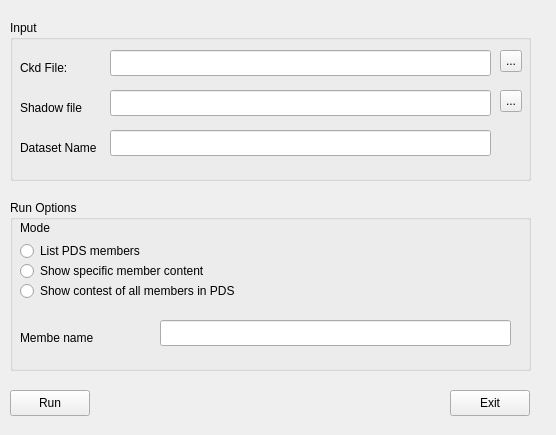
<ui version="4.0" >
 <class>DasdcatClass</class>
 <widget class="QWidget" name="DasdcatClass" >
  <property name="geometry" >
   <rect>
    <x>0</x>
    <y>0</y>
    <width>556</width>
    <height>435</height>
   </rect>
  </property>
  <property name="windowTitle" >
   <string>Dasdcat</string>
  </property>
  <widget class="QGroupBox" name="groupBox" >
   <property name="geometry" >
    <rect>
     <x>10</x>
     <y>20</y>
     <width>521</width>
     <height>161</height>
    </rect>
   </property>
   <property name="title" >
    <string>Input</string>
   </property>
   <widget class="QLineEdit" name="filename" >
    <property name="geometry" >
     <rect>
      <x>100</x>
      <y>30</y>
      <width>381</width>
      <height>26</height>
     </rect>
    </property>
   </widget>
   <widget class="QToolButton" name="browseFileButton" >
    <property name="geometry" >
     <rect>
      <x>490</x>
      <y>30</y>
      <width>22</width>
      <height>22</height>
     </rect>
    </property>
    <property name="text" >
     <string>...</string>
    </property>
   </widget>
   <widget class="QLabel" name="label" >
    <property name="geometry" >
     <rect>
      <x>10</x>
      <y>40</y>
      <width>71</width>
      <height>16</height>
     </rect>
    </property>
    <property name="text" >
     <string>Ckd File:</string>
    </property>
   </widget>
   <widget class="QLineEdit" name="shadowFile" >
    <property name="geometry" >
     <rect>
      <x>100</x>
      <y>70</y>
      <width>381</width>
      <height>26</height>
     </rect>
    </property>
   </widget>
   <widget class="QToolButton" name="browseSfButton" >
    <property name="geometry" >
     <rect>
      <x>490</x>
      <y>70</y>
      <width>22</width>
      <height>22</height>
     </rect>
    </property>
    <property name="text" >
     <string>...</string>
    </property>
   </widget>
   <widget class="QLabel" name="label_2" >
    <property name="geometry" >
     <rect>
      <x>10</x>
      <y>80</y>
      <width>71</width>
      <height>16</height>
     </rect>
    </property>
    <property name="text" >
     <string>Shadow file</string>
    </property>
   </widget>
   <widget class="QLabel" name="label_4" >
    <property name="geometry" >
     <rect>
      <x>10</x>
      <y>120</y>
      <width>91</width>
      <height>16</height>
     </rect>
    </property>
    <property name="text" >
     <string>Dataset Name</string>
    </property>
   </widget>
   <widget class="QLineEdit" name="dsname" >
    <property name="geometry" >
     <rect>
      <x>100</x>
      <y>110</y>
      <width>381</width>
      <height>26</height>
     </rect>
    </property>
   </widget>
  </widget>
  <widget class="QGroupBox" name="groupBox_2" >
   <property name="geometry" >
    <rect>
     <x>10</x>
     <y>200</y>
     <width>521</width>
     <height>171</height>
    </rect>
   </property>
   <property name="title" >
    <string>Run Options</string>
   </property>
   <widget class="QLineEdit" name="memberName" >
    <property name="geometry" >
     <rect>
      <x>150</x>
      <y>120</y>
      <width>351</width>
      <height>26</height>
     </rect>
    </property>
   </widget>
   <widget class="QLabel" name="label_3" >
    <property name="geometry" >
     <rect>
      <x>10</x>
      <y>130</y>
      <width>91</width>
      <height>16</height>
     </rect>
    </property>
    <property name="text" >
     <string>Membe name</string>
    </property>
   </widget>
   <widget class="QRadioButton" name="listRadioButton" >
    <property name="geometry" >
     <rect>
      <x>10</x>
      <y>40</y>
      <width>151</width>
      <height>22</height>
     </rect>
    </property>
    <property name="text" >
     <string>List PDS members</string>
    </property>
   </widget>
   <widget class="QRadioButton" name="specificRadioButton" >
    <property name="geometry" >
     <rect>
      <x>10</x>
      <y>60</y>
      <width>201</width>
      <height>22</height>
     </rect>
    </property>
    <property name="text" >
     <string>Show specific member content</string>
    </property>
   </widget>
   <widget class="QLabel" name="label_5" >
    <property name="geometry" >
     <rect>
      <x>10</x>
      <y>20</y>
      <width>53</width>
      <height>16</height>
     </rect>
    </property>
    <property name="text" >
     <string>Mode</string>
    </property>
   </widget>
   <widget class="QRadioButton" name="allRadioButton" >
    <property name="geometry" >
     <rect>
      <x>10</x>
      <y>80</y>
      <width>241</width>
      <height>22</height>
     </rect>
    </property>
    <property name="text" >
     <string>Show contest of all members in PDS</string>
    </property>
   </widget>
  </widget>
  <widget class="QPushButton" name="exitButton" >
   <property name="geometry" >
    <rect>
     <x>450</x>
     <y>390</y>
     <width>80</width>
     <height>26</height>
    </rect>
   </property>
   <property name="text" >
    <string>Exit</string>
   </property>
  </widget>
  <widget class="QPushButton" name="runButton" >
   <property name="geometry" >
    <rect>
     <x>10</x>
     <y>390</y>
     <width>80</width>
     <height>26</height>
    </rect>
   </property>
   <property name="text" >
    <string>Run</string>
   </property>
  </widget>
 </widget>
 <layoutdefault spacing="6" margin="11" />
 <resources/>
 <connections/>
</ui>
